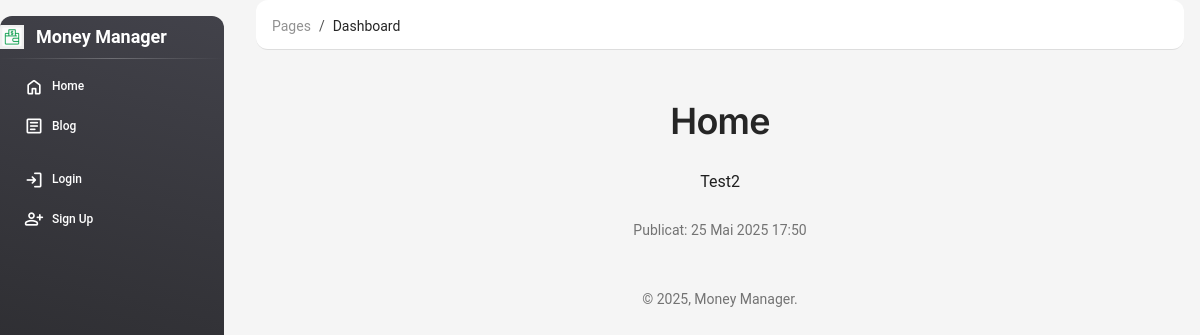
The app's page /blog/2/ with its own data.
### blog/models.py (models this page shows, shortened)
class Post(models.Model):
    title = models.CharField(max_length=200)
    slug = models.SlugField(unique=True, blank=True)
    content = models.TextField()
    image = models.ImageField(upload_to='blog_images/', blank=True, null=True)
    created_at = models.DateTimeField(auto_now_add=True)
    updated_at = models.DateTimeField(auto_now=True)
    published = models.BooleanField(default=True)

### blog/views.py (the view)
# urls.py: path('<int:pk>/', views.PostDetailView.as_view(), name='post-detail'),
class PostDetailView(DetailView):
    model = Post
    template_name = 'blog/post_detail.html'
    context_object_name = 'post'

### templates/blog/post_detail.html (shortened to what this page needs)
{% extends "core/base.html" %}
{% block content %}
<div class="container mt-4">
  <h2 class="text-center mb-4">{{ post.title }}</h2>
  <div class="mb-4 text-center">
    <p>{{ post.content }}</p>
  </div>
  <div class="text-muted text-center small">
    Publicat: {{ post.created_at|date:"d M Y H:i" }}
  </div>
</div>
{% endblock %}

### static/css/style.css (style rules this page uses)
body { background-color: #00b4f5; background-image: url("https://www.transparenttextures.com/patterns/beige-paper.png"); font-family: 'Roboto', sans-serif; color: #1f1f1f; margin: 0; }

### records on screen
Post: title "Home", content "Test2", created_at "25 Mai 2025 17:50"
